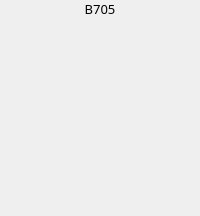
                            <widget class="QFrame" name="frame_64">
                             <property name="frameShape">
                              <enum>QFrame::NoFrame</enum>
                             </property>
                             <property name="frameShadow">
                              <enum>QFrame::Raised</enum>
                             </property>
                             <layout class="QVBoxLayout" name="verticalLayout_66">
                              <property name="spacing">
                               <number>15</number>
                              </property>
                              <property name="leftMargin">
                               <number>0</number>
                              </property>
                              <property name="topMargin">
                               <number>0</number>
                              </property>
                              <property name="rightMargin">
                               <number>0</number>
                              </property>
                              <property name="bottomMargin">
                               <number>0</number>
                              </property>
                              <item>
                               <widget class="QLabel" name="label_130">
                                <property name="font">
                                 <font>
                                  <family>Mitr SemiBold</family>
                                  <pointsize>10</pointsize>
                                 </font>
                                </property>
                                <property name="text">
                                 <string>B705</string>
                                </property>
                                <property name="alignment">
                                 <set>Qt::AlignCenter</set>
                                </property>
                               </widget>
                              </item>
                              <item>
                               <widget class="QLabel" name="label_131">
                                <property name="font">
                                 <font>
                                  <family>Mitr SemiBold</family>
                                  <pointsize>10</pointsize>
                                 </font>
                                </property>
                                <property name="text">
                                 <string/>
                                </property>
                                <property name="alignment">
                                 <set>Qt::AlignCenter</set>
                                </property>
                               </widget>
                              </item>
                              <item>
                               <widget class="QLabel" name="label_132">
                                <property name="font">
                                 <font>
                                  <family>Mitr SemiBold</family>
                                  <pointsize>10</pointsize>
                                 </font>
                                </property>
                                <property name="text">
                                 <string/>
                                </property>
                                <property name="alignment">
                                 <set>Qt::AlignCenter</set>
                                </property>
                               </widget>
                              </item>
                              <item>
                               <widget class="QLabel" name="label_133">
                                <property name="font">
                                 <font>
                                  <family>Mitr SemiBold</family>
                                  <pointsize>10</pointsize>
                                 </font>
                                </property>
                                <property name="text">
                                 <string/>
                                </property>
                                <property name="alignment">
                                 <set>Qt::AlignCenter</set>
                                </property>
                               </widget>
                              </item>
                              <item>
                               <widget class="QLabel" name="label_134">
                                <property name="font">
                                 <font>
                                  <family>Mitr SemiBold</family>
                                  <pointsize>10</pointsize>
                                 </font>
                                </property>
                                <property name="text">
                                 <string/>
                                </property>
                                <property name="alignment">
                                 <set>Qt::AlignCenter</set>
                                </property>
                               </widget>
                              </item>
                              <item>
                               <widget class="QLabel" name="label_135">
                                <property name="font">
                                 <font>
                                  <family>Mitr SemiBold</family>
                                  <pointsize>10</pointsize>
                                 </font>
                                </property>
                                <property name="text">
                                 <string/>
                                </property>
                                <property name="alignment">
                                 <set>Qt::AlignCenter</set>
                                </property>
                               </widget>
                              </item>
                              <item>
                               <widget class="QLabel" name="label_136">
                                <property name="font">
                                 <font>
                                  <family>Mitr SemiBold</family>
                                  <pointsize>10</pointsize>
                                 </font>
                                </property>
                                <property name="text">
                                 <string/>
                                </property>
                                <property name="alignment">
                                 <set>Qt::AlignCenter</set>
                                </property>
                               </widget>
                              </item>
                             </layout>
                            </widget>
